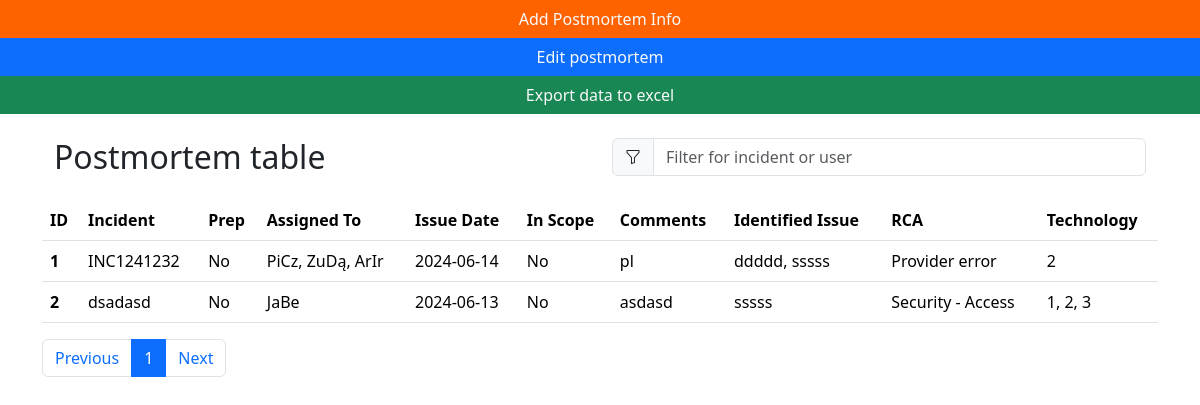
Before: / with the older database file.
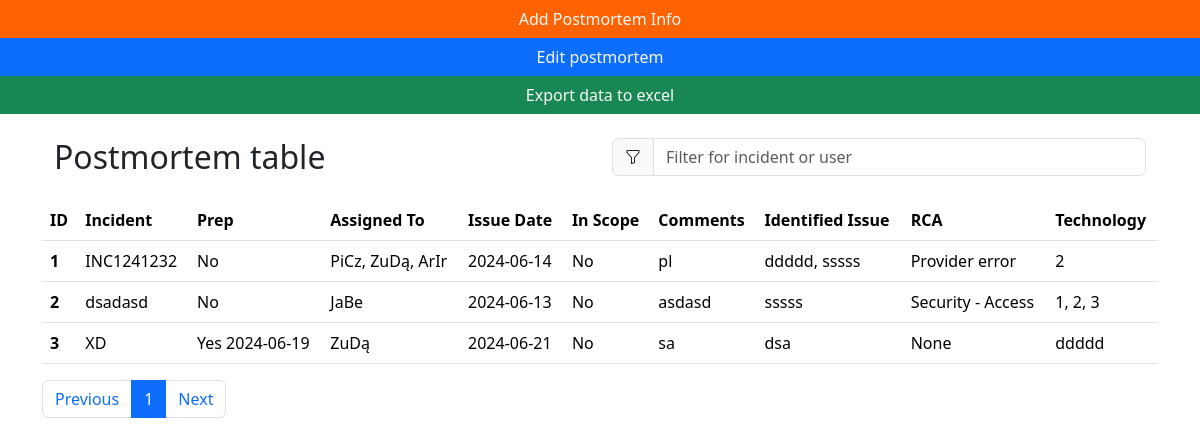
After: the same page with the newer database file.
### app.py (models this page shows, shortened)
class Row(db.Model):
    __tablename__ = 'rows'
    id = db.Column(db.Integer, primary_key=True)
    incident = db.Column(db.String)
    prep = db.Column(db.String)
    assigned_to = db.Column(db.String(100), nullable=True)
    issue_date = db.Column(db.String)
    in_scope = db.Column(db.String)
    comments = db.Column(db.String)
    rca = db.Column(db.String)
    identified_issue = db.Column(db.String)
    technology = db.Column(db.String)

### app.py (the view, shortened to what this page needs)
@app.route('/', methods=['GET', 'POST'])
def index():
    form = RowForm()
    page = request.args.get('page', 1, type=int)
    rows = Row.query.paginate(page=page, per_page=ROWS_PER_PAGE)
    all_rows = Row.query.all()
    return render_template('index.html', rows=rows, all_rows=all_rows, form=form)

### app.py
class RowForm(FlaskForm):
    csrf_token = HiddenField()
    incident = StringField('Incident', validators=[DataRequired()])
    prep_checkbox = BooleanField('Prep')
    prep_date = DateField('Prep Date')
    assigned_to = StringField('Assigned To', validators=[DataRequired()])
    issue_date = DateField('Date', validators=[DataRequired()])
    in_scope = BooleanField('In Scope')
    comments = TextAreaField('Comments')
    rca = StringField('Root Cause Analysis')
    identified_issue = StringField('Identified Issue', validators=[DataRequired()])
    technology = StringField('Technology', validators=[DataRequired()])

### templates/index.html (shortened to what this page needs)
<!DOCTYPE html>
<html lang="en">
<head>
    <link rel="stylesheet" href="{{ url_for('static', filename='bootstrap.min.css') }}">
    <link rel="stylesheet" href="{{ url_for('static', filename='index.css') }}">
    <link rel="stylesheet" href="{{ url_for('static', filename='slimselect.css') }}">
</head>
<body>
    <button style="background-color: #ff6200;" class="w-100 btn text-light rounded-0" id="create-row-btn">Add Postmortem Info</button>
    <button class=" w-100 btn btn-primary text-light rounded-0" id="edit-postmortem">Edit postmortem</button>
    <button class=" w-100 btn btn-success text-light rounded-0" id="excel-export">Export data to excel</button>
    <div class="w-100 container d-flex flex-column mx-auto justify-content-center">
        <div class="container text-center">
            <div class="row">
                <div class="col text-start equal-width">
                    <h2 class="mt-4 mb-4">Postmortem table</h2>
                </div>
                <div class="col equal-width">
                    <div class="input-group mb-3 mt-4 input-group-custom">
                        <span class="input-group-text" id="basic-addon1">
                        </span>
                        <input type="text" id="userFilter" class="form-control" placeholder="Filter for incident or user" aria-label="Username" aria-describedby="basic-addon1">
                    </div>
                </div>
            </div>
        </div>
        <table class="table" id="rows-table">
            <thead>
                <tr>
                    <th scope="col">ID</th>
                    <th scope="col">Incident</th>
                    <th scope="col">Prep</th>
                    <th scope="col">Assigned To</th>
                    <th scope="col">Issue Date</th>
                    <th scope="col">In Scope</th>
                    <th scope="col">Comments</th>
                    <th scope="col">Identified Issue</th>
                    <th scope="col">RCA</th>
                    <th scope="col">Technology</th>
                </tr>
            </thead>
            <tbody>
                {% for row in rows %}
                    <tr>
                        <th scope="row">{{ row.id }}</th>
                        <td>{{ row.incident }}</td>
                        <td>{{ row.prep }}</td>
                        <td>{{ row.assigned_to }}</td>
                        <td>{{ row.issue_date }}</td>
                        <td>{{ row.in_scope }}</td>
                        <td>{{ row.comments }}</td>
                        <td>{{ row.identified_issue }}</td>
                        <td>{{ row.rca }}</td>
                        <td>{{ row.technology }}</td>
                    </tr>
                {% endfor %}
            </tbody>
        </table>
        <nav aria-label="Page navigation">
            <ul class="pagination">
                <li class="page-item" id="previousPage">
                    <a class="page-link" href="#">Previous</a>
                </li>
                {% for page_num in rows.iter_pages() %}
                    {% if page_num %}
                        <li class="page-item {% if page_num == rows.page %}active{% endif %}">
                            <a class="page-link" id="page{{ page_num }}" href="#">{{ page_num }}</a>
                        </li>
                    {% else %}
                        <li class="page-item disabled">
                            <a class="page-link" href="#">...</a>
                        </li>
                    {% endif %}
                {% endfor %}
                <li class="page-item" id="nextPage">
                    <a class="page-link" href="#">Next</a>
                </li>
            </ul>
        </nav>
    </div>
</body>
</html>

### static/slimselect.css (style rules this page uses)
:root { --ss-primary-color: #5897fb;--ss-bg-color: #ffffff;--ss-font-color: #4d4d4d;--ss-font-placeholder-color: #8d8d8d;--ss-disabled-color: #dcdee2;--ss-border-color: #dcdee2;--ss-highlight-color: #fffb8c;--ss-success-color: #00b755;--ss-error-color: #dc3545;--ss-focus-color: #5897fb;--ss-main-height: 30px;--ss-content-height: 300px;--ss-spacing-l: 7px;--ss-spacing-m: 5px;--ss-spacing-s: 3px;--ss-animation-timing: 0.2s;--ss-border-radius: 4px }

Changed rows visible on the page:
added Row: id "3", incident "XD", prep "Yes 2024-06-19", assigned_to "ZuDą", issue_date "2024-06-21", in_scope "No", comments "sa", identified_issue "dsa", rca "None", technology "ddddd"
